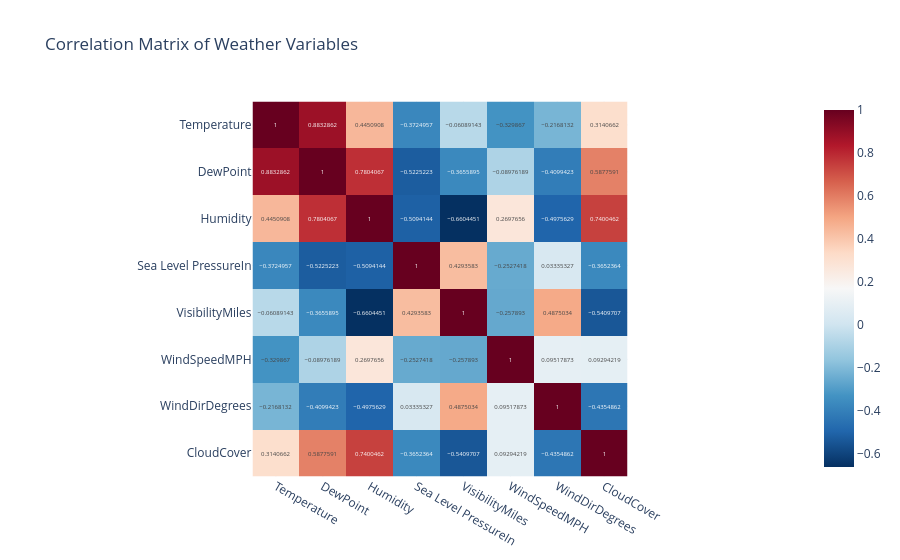

Notebook source saved alongside this figure:
### Code cell
# Import Plotly Express
import plotly.express as px

# Calculate the correlation matrix using only numeric variables
correlation = nyc_weather.corr(numeric_only=True)

# Create an interactive heatmap of the correlation matrix
fig = px.imshow(
    correlation,
    text_auto=True,                   # Display correlation values inside each cell
    color_continuous_scale='RdBu_r',  # Blue = positive, Red = negative
    title='Correlation Matrix of Weather Variables')

# Improve the chart layout
fig.update_layout(
    template='plotly_white')

# Save and Display the interactive chart
plt.savefig('Correlation Matrix of Weather Variables.png', bbox_inches='tight', pad_inches=0.2, dpi=300)
fig.show()

### Figure 1 — Plotly figure (JSON) as saved in the notebook; plotly's stock layout.template omitted (floating-point values rounded to 4 significant figures)
{"data": [{"coloraxis": "coloraxis", "hovertemplate": "x: %{x}<br>y: %{y}<br>color: %{z}<extra></extra>", "name": "0", "texttemplate": "%{z}", "type": "heatmap", "x": ["Temperature", "DewPoint", "Humidity", "Sea Level PressureIn", "VisibilityMiles", "WindSpeedMPH", "WindDirDegrees", "CloudCover"], "xaxis": "x", "y": ["Temperature", "DewPoint", "Humidity", "Sea Level PressureIn", "VisibilityMiles", "WindSpeedMPH", "WindDirDegrees", "CloudCover"], "yaxis": "y", "z": [[1.0, 0.8833, 0.4451, -0.3725, -0.06089, -0.3299, -0.2168, 0.3141], [0.8833, 1.0, 0.7804, -0.5225, -0.3656, -0.08976, -0.4099, 0.5878], [0.4451, 0.7804, 1.0, -0.5094, -0.6604, 0.2698, -0.4976, 0.74], [-0.3725, -0.5225, -0.5094, 1.0, 0.4294, -0.2527, 0.03335, -0.3652], [-0.06089, -0.3656, -0.6604, 0.4294, 1.0, -0.2579, 0.4875, -0.541], [-0.3299, -0.08976, 0.2698, -0.2527, -0.2579, 1.0, 0.09518, 0.09294], [-0.2168, -0.4099, -0.4976, 0.03335, 0.4875, 0.09518, 1.0, -0.4355], [0.3141, 0.5878, 0.74, -0.3652, -0.541, 0.09294, -0.4355, 1.0]]}], "layout": {"coloraxis": {"colorscale": [[0, "rgb(5,48,97)"], [0.1, "rgb(33,102,172)"], [0.2, "rgb(67,147,195)"], [0.3, "rgb(146,197,222)"], [0.4, "rgb(209,229,240)"], [0.5, "rgb(247,247,247)"], [0.6, "rgb(253,219,199)"], [0.7, "rgb(244,165,130)"], [0.8, "rgb(214,96,77)"], [0.9, "rgb(178,24,43)"], [1, "rgb(103,0,31)"]]}, "title": {"text": "Correlation Matrix of Weather Variables"}, "xaxis": {"anchor": "y", "constrain": "domain", "domain": [0, 1], "scaleanchor": "y"}, "yaxis": {"anchor": "x", "autorange": "reversed", "constrain": "domain", "domain": [0, 1]}}}
